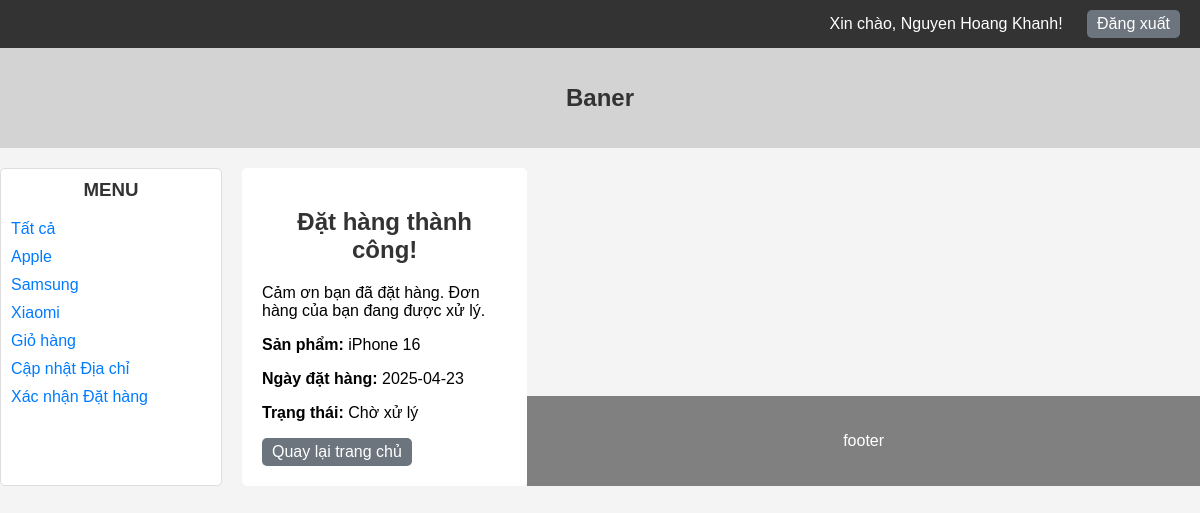
Page /TUAN7/pages/xacnhandathang.php?idsp=19 (signed in) on the committed database.
### tables this page shows
CREATE TABLE `congty` (
  `idcty` int(11) NOT NULL,
  `tencty` varchar(100) NOT NULL,
  `dienthoai` varchar(15) DEFAULT NULL,
  `fax` varchar(15) DEFAULT NULL
);

CREATE TABLE `sanpham` (
  `idsp` int(11) NOT NULL,
  `tensp` varchar(100) NOT NULL,
  `gia` decimal(10,2) DEFAULT NULL,
  `mota` text DEFAULT NULL,
  `hinh` varchar(255) DEFAULT NULL,
  `giamgia` decimal(5,2) DEFAULT NULL,
  `idcty` int(11) DEFAULT NULL
);

### TUAN7/class/csdltmdt.php (called while the page is built, shortened)
<?php
class csdltmdt {
    private $con;
    public function connect() {
        try {
            $this->con = new PDO("mysql:host=" . DB_HOST . ";dbname=" . DB_NAME, DB_USER, DB_PASS);
            $this->con->setAttribute(PDO::ATTR_ERRMODE, PDO::ERRMODE_EXCEPTION);
            $this->con->exec("SET CHARACTER SET utf8");
            $this->con->query("SET NAMES 'utf8'");
        } catch (PDOException $e) {
            echo "Không kết nối được CSDL: " . $e->getMessage();
            exit();
        }
        return $this->con;
    }
    public function getSanPhamById($idsp) {
        $link = $this->connect();
        $sql = "SELECT * FROM SANPHAM WHERE idsp = ?";
        $stmt = $link->prepare($sql);
        $stmt->execute([$idsp]);
        return $stmt->fetch(PDO::FETCH_ASSOC);
    }
    public function danhsachcongty_combobox() {
        return $this->xuatdulieu("SELECT * FROM CONGTY ORDER BY tencty ASC");
    }
    private function xuatdulieu($sql) {
        $link = $this->connect();
        $stmt = $link->prepare($sql);
        $stmt->execute();
        return $stmt->fetchAll(PDO::FETCH_ASSOC);
    }
}
?>

### TUAN7/pages/xacnhandathang.php (the view, shortened to what this page needs)
<?php
require_once '../layout/header.php';
require_once '../class/csdltmdt.php';
$idsp = isset($_GET['idsp']) ? $_GET['idsp'] : null;
$db = new csdltmdt();
$sanpham = $db->getSanPhamById($idsp);
try {
    $ngaydh = date('Y-m-d');
    $trangthai = 'Chờ xử lý';
    echo "<div class='confirmation-message'>";
    echo "<h2>Đặt hàng thành công!</h2>";
    echo "<p>Cảm ơn bạn đã đặt hàng. Đơn hàng của bạn đang được xử lý.</p>";
    echo "<p><strong>Sản phẩm:</strong> " . htmlspecialchars($sanpham['tensp']) . "</p>";
    echo "<p><strong>Ngày đặt hàng:</strong> " . $ngaydh . "</p>";
    echo "<p><strong>Trạng thái:</strong> " . $trangthai . "</p>";
    echo "<a href='/THUCHANHPHP/TUAN6/index.php' class='btn'>Quay lại trang chủ</a>";
    echo "</div>";
} catch (PDOException $e) {
    echo "<p style='text-align: center; color: red;'>Lỗi khi đặt hàng: " . $e->getMessage() . "</p>";
}
require_once '../layout/footer.php';
?>

### TUAN7/layout/header.php (shortened to what this page needs)
<?php
require_once dirname(__DIR__) . '/class/csdltmdt.php';
$db = new csdltmdt();
$congTys = $db->danhsachcongty_combobox();
?>
<!DOCTYPE html>
<html lang="vi">
<head>
    <link rel="stylesheet" href="/THUCHANHPHP/TUAN7/css/style.css">
</head>
<body>
    <div class="auth-bar">
        <?php if (isset($_SESSION['admin'])): ?>
            <span>Xin chào, Admin!</span>
            <a href="/THUCHANHPHP/TUAN7/pages/dangxuat.php" class="btn">Đăng xuất</a>
        <?php elseif (isset($_SESSION['idkh'])): ?>
            <span>Xin chào, <?php echo htmlspecialchars($_SESSION['tenkh']); ?>!</span>
            <a href="/THUCHANHPHP/TUAN7/pages/dangxuat.php" class="btn">Đăng xuất</a>
        <?php else: ?>
            <a href="/THUCHANHPHP/TUAN7/pages/dangnhap.php" class="btn">Đăng nhập</a>
            <a href="/THUCHANHPHP/TUAN7/pages/dangky.php" class="btn">Đăng ký</a>
        <?php endif; ?>
    </div>
    <div class="banner">
        <h1>Baner </h1>
    </div>
    <div class="wrapper">
        <div class="container">
            <div class="sidebar">
                <h3>MENU</h3>
                <ul>
                    <li><a href="/THUCHANHPHP/TUAN7/index.php">Tất cả</a></li>
                    <?php foreach ($congTys as $cty): ?>
                        <li><a href="/THUCHANHPHP/TUAN7/index.php?thuonghieu=<?php echo $cty['idcty']; ?>"><?php echo htmlspecialchars($cty['tencty']); ?></a></li>
                    <?php endforeach; ?>
                    <?php if (isset($_SESSION['idkh'])): ?>
                        <li><a href="/THUCHANHPHP/TUAN7/pages/giohang.php">Giỏ hàng</a></li>
                        <li><a href="/THUCHANHPHP/TUAN7/pages/capnhatdiachinhanhang.php">Cập nhật Địa chỉ</a></li>
                        <li><a href="/THUCHANHPHP/TUAN7/pages/chitietdonhang.php">Xác nhận Đặt hàng</a></li>
                    <?php endif; ?>
                </ul>
            </div>
            <div class="main-content">

### TUAN7/css/style.css (style rules this page uses)
body { font-family: Arial, sans-serif; margin: 0; padding: 0; background-color: #f4f4f4; }
.auth-bar { text-align: right; padding: 10px; background-color: #333; color: white; }
.auth-bar a, .auth-bar span { color: white; margin: 0 10px; text-decoration: none; }
.btn { display: inline-block; padding: 5px 10px; background-color: #6c757d; color: white; border-radius: 5px; text-decoration: none; text-align: center; }
.banner { text-align: center; padding: 20px; background-color: #d3d3d3; }
.banner h1 { color: #333; font-size: 24px; }
.container { display: flex; }
.sidebar { width: 200px; background-color: #fff; border: 1px solid #ddd; border-radius: 5px; }
.sidebar h3 { margin-top: 0; color: #333; }
.sidebar ul { list-style: none; padding: 0; }
.sidebar ul li { margin: 10px 0; }
.sidebar ul li a { color: #007bff; text-decoration: none; }
.main-content { flex: 1; padding-left: 80px; margin-left: 20px; }
h2, h3 { text-align: center; color: #333; }
.btn { display: inline-block; padding: 10px 20px; background-color: #4CAF50; color: white; text-decoration: none; border-radius: 5px; }

### TUAN7/layout/header.php (style rules this page uses)
body { font-family: Arial, sans-serif; margin: 0; padding: 0; background-color: #f4f4f4; }
.auth-bar { text-align: right; padding: 10px; background-color: #333; color: white; }
.auth-bar a, .auth-bar span { color: white; margin: 0 10px; text-decoration: none; }
.btn { display: inline-block; padding: 5px 10px; background-color: #6c757d; color: white; border-radius: 5px; text-decoration: none; text-align: center; }
.banner { text-align: center; padding: 20px; background-color: #d3d3d3; }
.banner h1 { color: #333; font-size: 24px; }
.wrapper { display: flex; justify-content: center; padding: 20px 0; }
.container { width: 1000px; display: flex; }
.sidebar { width: 200px; background-color: #fff; border: 1px solid #ddd; border-radius: 5px; padding: 10px; }
.sidebar h3 { margin-top: 0; color: #333; }
.sidebar ul { list-style: none; padding: 0; }
.sidebar ul li { margin: 10px 0; }
.sidebar ul li a { color: #007bff; text-decoration: none; }
.main-content { flex: 1; padding: 20px; margin-left: 20px; background-color: #fff; border-radius: 5px; }
h2, h3 { text-align: center; color: #333; }

### rows in the picture
congty: tencty "Apple"
congty: tencty "Samsung"
congty: tencty "Xiaomi"
sanpham: tensp "iPhone 16"

### other values in the picture
$_SESSION['tenkh'] "Nguyen Hoang Khanh"
$trangthai "Chờ xử lý"
